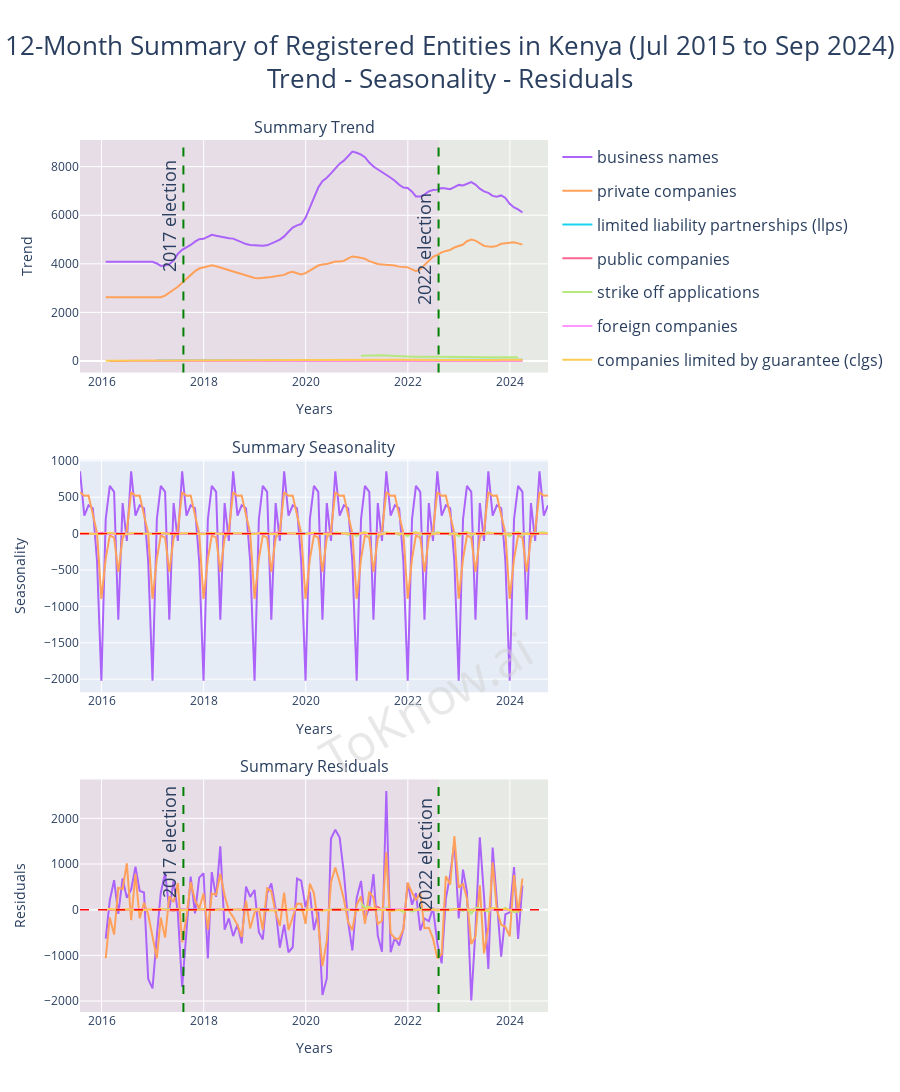

The notebook cell this image was saved under:
### Markdown cell above
The interative plots are for easier interaction.

### Code cell
#|output-when-format-pdf: "Please visit <{{< meta html_uri >}}> to view/interact with the plot."

def get_decomposition(
        columns_used: list[str], trend_period = 12, 
        out: dict[Literal['start_date', 'end_date', 'actual_columns_used'], str] = None):
    actual_columns_used = []
    for column_used in columns_used:
        plot_series = all_registrations[column_used].dropna()
        if len(plot_series) < 2 * trend_period:
            continue
        actual_columns_used.append(column_used)
        __start_date = min(plot_series.index.date)
        __end_date = max(plot_series.index.date)
        out['start_date'] = min(out['start_date'] or __start_date, __start_date)
        out['end_date'] = max(out['end_date'] or __end_date, __end_date)
        out['actual_columns_used'].append(column_used)
        yield seasonal_decompose(plot_series, model='additive', period=trend_period), column_used

def draw_election_lines_plotly(start_date, end_date, fig, row, election_dates_y):
    date_list = [
        min(start_date, date(2017, 1, 1)) + timedelta(days=x) 
        for x 
        in range((end_date - start_date).days + 1)
    ]
    election_date_2017 = date(2017, 8, 9)
    election_date_2022 = date(2022, 8, 9)
    # Add vertical lines for election dates
    fig.add_vline(
        x=election_date_2017, line=dict(color='green', width=2, dash='dash'), row=row, col=1)
    fig.add_vline(
        x=election_date_2022, line=dict(color='green', width=2, dash='dash'), row=row, col=1)
    # Add colored regions
    fig.add_vrect(x0=min(date_list), x1=election_date_2022, fillcolor='#f62f3c', 
                  opacity=0.08, layer='below', line_width=0, row=row, col=1)
    fig.add_vrect(x0=election_date_2022, x1=max(date_list), fillcolor='#f8c811', 
                  opacity=0.08, layer='below', line_width=0, row=row, col=1)
    # Add text annotations for election dates
    fig.add_annotation(x=election_date_2017, y=election_dates_y[0], text='2017 election', 
                       textangle=-90, font=dict(size=18), showarrow=False, xanchor='right', 
                       row=row, col=1)
    fig.add_annotation(x=election_date_2022, y=election_dates_y[1], text='2022 election', 
                       textangle=-90, font=dict(size=18), showarrow=False, xanchor='right', 
                       row=row, col=1)
def interactive_plot(
        columns_used: list[str], trend_period = 12,
        election_dates_y_trend = (6000, 4600), election_dates_y_resid = (1500, 1200)):
    subplot_titles = ['Summary Trend', 'Summary Seasonality', 'Summary Residuals']
    fig = make_subplots(rows=3, cols=1, vertical_spacing=0.1, subplot_titles=subplot_titles,
        shared_xaxes=True, figure=go.Figure(layout=go.Layout(height=1200)))
    out = {
        'start_date': None,
        'end_date': None,
        'actual_columns_used': []
    }
    for (decomposition, column_used), color_used in zip(
        get_decomposition(columns_used, trend_period, out), px.colors.qualitative.Plotly[3:]):
        # Plot trend component
        fig.add_trace(go.Scatter(
            x=decomposition.trend.index, y=decomposition.trend.values, mode='lines', 
            name=column_used, legendgroup=column_used, showlegend=True, 
            line=dict(color=color_used)), row=1, col=1)
        # Plot seasonal component
        fig.add_trace(go.Scatter(
            x=decomposition.seasonal.index, y=decomposition.seasonal.values, mode='lines', 
            name=column_used, legendgroup=column_used, showlegend=False, 
            line=dict(color=color_used)), row=2, col=1)
        fig.add_hline(y=0, line=dict(color='red', width=0.5, dash='dash'), row=2, col=1)
        # Plot residual component
        fig.add_trace(go.Scatter(
            x=decomposition.resid.index, y=decomposition.resid.values, mode='lines', 
            name=column_used, legendgroup=column_used, showlegend=False, 
            line=dict(color=color_used)), row=3, col=1)
        fig.add_hline(y=0, line=dict(color='red', width=0.5, dash='dash'), row=3, col=1)
    start_date = out['start_date']
    end_date = out['end_date']
    if start_date:
        draw_election_lines_plotly(start_date, end_date, fig, 1, election_dates_y_trend)
        draw_election_lines_plotly(start_date, end_date, fig, 3, election_dates_y_resid)
        fig.update_layout(
            title=dict(
                text=(
                    f'{trend_period}-Month Summary of Registered Entities in Kenya'
                    f' ({start_date.strftime("%b %Y")} to {end_date.strftime("%b %Y")})'
                    '<br>'
                    'Trend - Seasonality - Residuals'
                ),
                font=dict(size=26),
                x=0.5,
                xanchor='center',
                y = 0.95,
                yanchor = 'top',
            ),
            showlegend=True,
            legend=dict(font=dict(size=16)),
        )
        fig.add_annotation(
            text="ToKnow.ai",
            x=1,
            y=0.25,
            xref="paper",
            yref="paper",
            showarrow=False,
            font=dict(size=50, color="lightgrey"),
            opacity=0.5,
            textangle=-30)
        fig.update_layout(margin=dict(t=140))
    fig.update_xaxes(showticklabels=True, title_text="Years", row=1, col=1)
    fig.update_xaxes(showticklabels=True, title_text="Years", row=2, col=1)
    fig.update_xaxes(showticklabels=True, title_text="Years", row=3, col=1)
    fig.update_yaxes(title_text="Trend", row=1, col=1)
    fig.update_yaxes(title_text="Seasonality", row=2, col=1)
    fig.update_yaxes(title_text="Residuals", row=3, col=1)
    return fig

interactive_plot(plot_columns + other_plot_columns)
